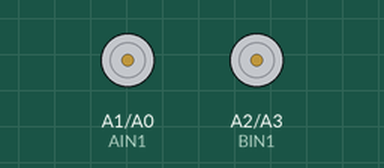
Recording of a sketch running on a simulated Arduino Uno, built with avr-gcc and run on an emulated ATmega328P. On the bench: motor-driver pin pairs drawn as motors (green arrow = first pin HIGH = forward, orange = second pin HIGH = backward, longer = more drive, scaled by the enable pin). What the sketch prints to the serial monitor is not drawn. At 5.2 s the program stops and its outputs stay as they are.

Above: at 2.3 s.
Timing chart, 0 to 3.8 s (numbered marks = the images above):
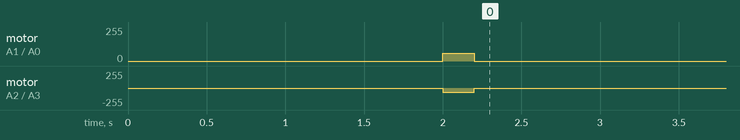

The sketch:

Left-Turn.ino
```cpp
/*
   Experiment 02: Left-Turn (R4 WiFi - WiFi/OTA Disabled)

   This sketch drives the AlphaBot2 in a Left Pivot Turn (on the spot).
   Students will calibrate the TURN_DURATION_MS constant so that the
   robot turns EXACTLY 90 degrees counter-clockwise.

   Compatible with Arduino UNO R4 WiFi.
*/

// H-Bridge Pin Definitions
#define PWMA 6  // Left Motor Speed pin (ENA)
#define AIN2 A0 // Left Motor Direction 2
#define AIN1 A1 // Left Motor Direction 1
#define PWMB 5  // Right Motor Speed pin (ENB)
#define BIN1 A2 // Right Motor Direction 1
#define BIN2 A3 // Right Motor Direction 2

// --- CALIBRATION ---
// TODO: Adjust this delay (in milliseconds) until the turn is exactly 90 degrees!
const unsigned long TURN_DURATION_MS = 200; // Estimated baseline
const int TURN_SPEED = 60;                  // Fixed turning speed

void setup() {
  Serial.begin(115200);
  delay(1000);
  Serial.println("Starting Left Turn Setup (Wi-Fi/OTA Disabled)...");

  // Configure motor driver pins
  pinMode(PWMA, OUTPUT);
  pinMode(AIN2, OUTPUT);
  pinMode(AIN1, OUTPUT);
  pinMode(PWMB, OUTPUT);
  pinMode(BIN1, OUTPUT);
  pinMode(BIN2, OUTPUT);

  stopMotors();
  delay(1000); // Wait 1 second before starting
}

void loop() {
  // Execute pivot left turn
  Serial.println("Executing left turn...");
  pivotLeft(TURN_SPEED);

  // Keep turning for the calibrated duration
  delay(TURN_DURATION_MS);

  // Stop the motors
  stopMotors();
  Serial.println("Turn complete.");

  // Hold execution forever
  while (1) {
    delay(1000);
  }
}

/**
 * Commands the H-Bridge to turn the left wheel backward and the right wheel
 * forward. This spins the robot counter-clockwise around its center (Pivot Turn).
 */
void pivotLeft(int speed) {
  // Left Motor Backward: AIN1 = HIGH, AIN2 = LOW
  digitalWrite(AIN1, HIGH);
  digitalWrite(AIN2, LOW);

  // Right Motor Forward: BIN1 = LOW, BIN2 = HIGH
  digitalWrite(BIN1, LOW);
  digitalWrite(BIN2, HIGH);

  // Apply speeds
  analogWrite(PWMA, speed);
  analogWrite(PWMB, speed);
}

void stopMotors() {
  analogWrite(PWMA, 0);
  analogWrite(PWMB, 0);
  digitalWrite(AIN1, LOW);
  digitalWrite(AIN2, LOW);
  digitalWrite(BIN1, LOW);
  digitalWrite(BIN2, LOW);
}
```

Measured:
- by itself, motor on A1 (AIN1) / A0 (AIN2): stopped → forward 60/255 at 2.0 s, → stopped 0.20 s later
- by itself, motor on A2 (BIN1) / A3 (BIN2): stopped → backward 60/255 at 2.0 s, → stopped 0.20 s later
